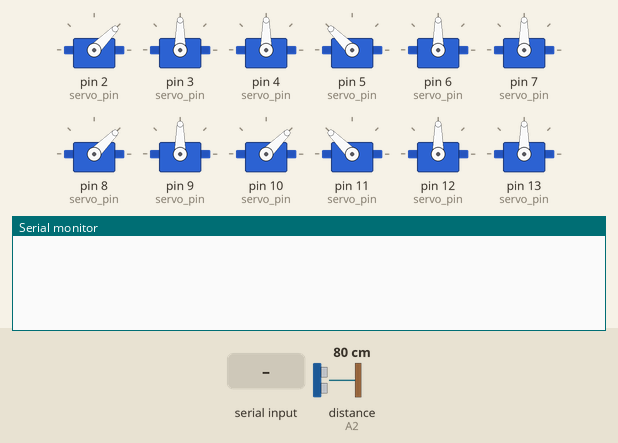
The sketch below on a simulated Arduino Uno, built with avr-gcc and run on an emulated ATmega328P. On the bench: 12 × servo, the last lines printed to the serial monitor. The inputs (shaded band) are chosen by the test bench; at power-on: distance to the obstacle (sensor on A2) 80 cm. The echo pulse lasts 58.3 µs per cm.

Above: at 1.2 s.
1.3 s: "p\n" received over Serial
At 2.2 s:
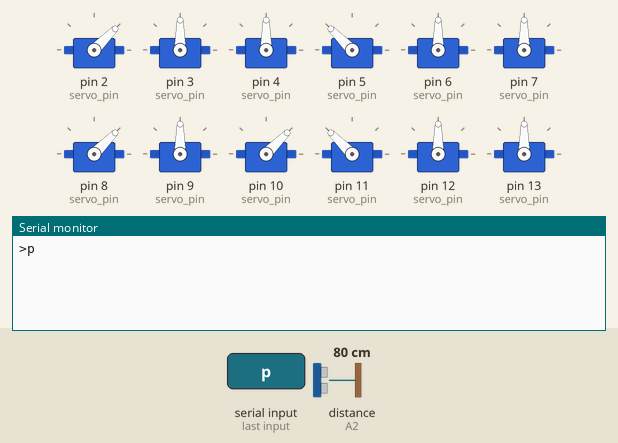
2.8 s: byte 10 (10) received over Serial
At 3.4 s:
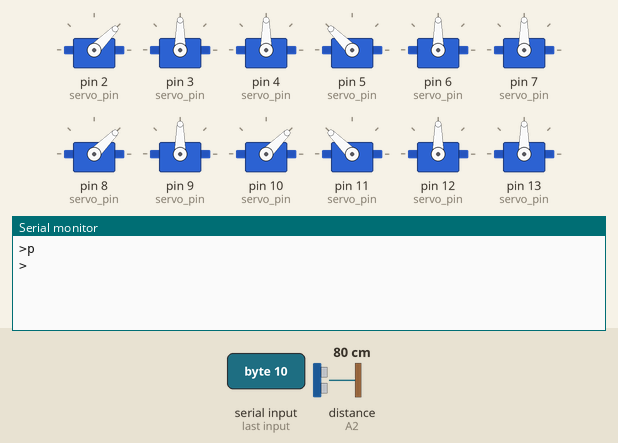
4.3 s: "p\n" received over the second serial link
At 5.5 s:
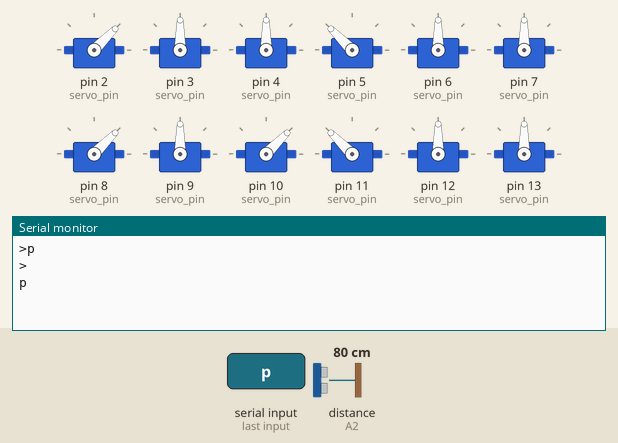
5.8 s: "1\n" received over the second serial link
At 6.8 s:
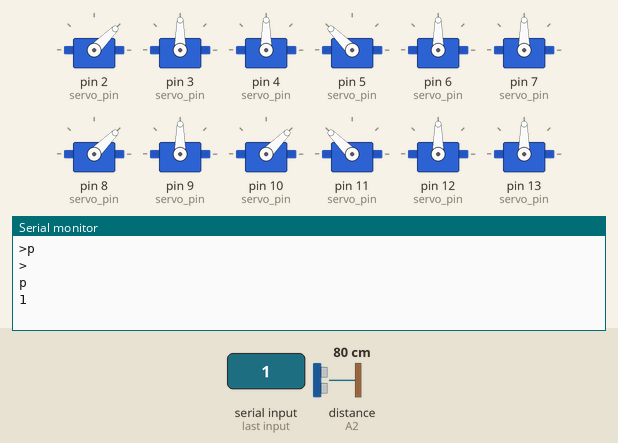

The sketch:

BluetoothSpider.ino
```cpp
#include <SoftwareSerial.h> //Interface with bluetooth module
#include <NewPing.h> //Interface with ultrasonic distance sensor HC-SR04 //Version 1.9.4 by Tim Eckel
#include <Servo.h>

/*TODO
Fix: Servos are disturbed when there is serial communication.

*/
NewPing Sonar(A3, A2, 200); // trigger pin, echo pin, and optional maximum distance
SoftwareSerial bluetoothSerial(A0, A1); // RX, TX

char w = ' ';
String data;
boolean NL = true;

Servo servo[4][3];
const int servo_pin[4][3] = { {2, 3, 4}, {5, 6, 7}, {8, 9, 10}, {11, 12, 13} };

void setup() {
  Serial.begin(9600);
  bluetoothSerial.begin(9600);

  //Init servos:
    for (int i = 0; i < 4; i++)
  {
    for (int j = 0; j < 3; j++)
    {
      servo[i][j].attach(servo_pin[i][j]);
      //delay(20);
    }
  }

  stand();
}

void loop() {
  softSerial();

}

void stand(){
      for (int i = 0; i < 4; i++)
  {
    for (int j = 0; j < 3; j++)
    {
      servo[i][j].write(90);
      //delay(20);
    }
  }

  //delay(20);

  servo[2][2].write(45); //fix later

  servo[0][0].write(45);
  servo[1][0].write(135);
  servo[2][0].write(45);
  servo[3][0].write(135);


}
```

SoftSerial.ino
```cpp
void softSerial(){ //Relay Serial in both directions
    if (bluetoothSerial.available() > 0) { //if vs while
      w = bluetoothSerial.read();
      data = String(w);
      Serial.write(w);
    }

    //hook
    if (data.equals("p")){
      int cm = Sonar.convert_cm(Sonar.ping_median(7));
      bluetoothSerial.println("Pong: " + String(cm) + "cm");
    }

    if (Serial.available() > 0) {
      w = Serial.read();
      bluetoothSerial.write(w);

      if (NL) {
        Serial.print(">");
        NL = false;
      }
      Serial.write(w);
      if (w == 10) {
        NL = true;
      }
    }


  }
```

Measured:
- after the input at 1.3 s, the serial monitor: prints a new line at once (image 1)
- after the input at 2.8 s, the serial monitor: prints a new line at once (image 2)
- after the input at 4.3 s, the serial monitor: prints a new line at once (image 3)
- after the input at 5.8 s, the serial monitor: prints a new line at once (image 4)
